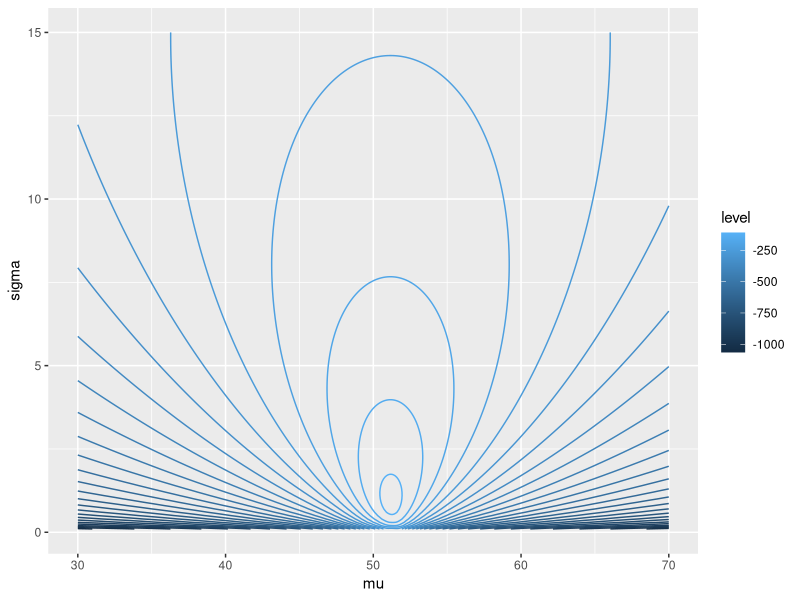

Generate this figure with R:
############# Solutions to question 2.3 #############
library(ggplot2)

ll <- function(mu, sigma, y)
{
  alpha <- 3
  n <- length(y)
  return (n * log(1/sigma) + sum(dt((y - mu)/sigma, alpha, log = TRUE)))
}

# ggplot contour
mus <- seq(30,70, 0.1)
sigs <- seq(0.1,15,0.1)
df.lik <- setNames(expand.grid(mus, sigs), c('mu', 'sigma')) 
vfun1 <- Vectorize(ll, SIMPLIFY = TRUE)

df.lik$z  <- apply(df.lik, 1, function(x){ll(x[1], x[2], y = nhtemp)})
ggplot(df.lik, aes(mu, sigma, z=z)) + stat_contour(bins = 30, aes(colour = ..level..))
